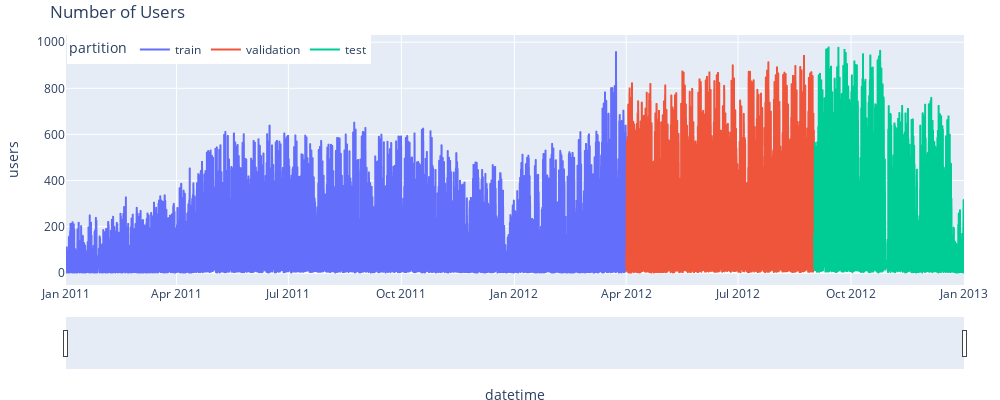

Notebook cell for this chart:
### Markdown cell above
##### split data to test-67%, validation-20%, and test-13%

### Code cell
# Interactive plot of time series
# ==============================================================================
data_boost.loc[:end_train, 'partition'] = 'train'
data_boost.loc[end_train:end_validation, 'partition'] = 'validation'
data_boost.loc[end_validation:, 'partition'] = 'test'

fig = px.line(
    data_frame = data_boost.reset_index(),
    x      = 'datetime',
    y      = 'users',
    color  = 'partition',
    title  = 'Number of Users',
    width  = 1000,
    height = 450
)
fig.update_layout(
    width  = 1000,
    height = 400,
    margin=dict(l=20, r=20, t=35, b=20),
    legend=dict(
        orientation="h",
        yanchor="top",
        y=1,
        xanchor="left",
        x=0.001
    )
)
fig.update_xaxes(rangeslider_visible=True)
fig.show()
data_tune=data_boost.drop(columns='partition')

### Figure 1 — Plotly figure (JSON) as saved in the notebook; plotly's stock layout.template omitted (floating-point values rounded to 4 significant figures; data arrays with more than 128 entries replaced by an {"elided": "..."} marker saying what was removed)
{"data": [{"hovertemplate": "partition=train<br>datetime=%{x}<br>users=%{y}<extra></extra>", "legendgroup": "train", "line": {"color": "#636efa", "dash": "solid"}, "marker": {"symbol": "circle"}, "mode": "lines", "name": "train", "showlegend": true, "type": "scattergl", "x": {"elided": "10944 str values"}, "xaxis": "x", "y": {"elided": "10944 int values"}, "yaxis": "y"}, {"hovertemplate": "partition=validation<br>datetime=%{x}<br>users=%{y}<extra></extra>", "legendgroup": "validation", "line": {"color": "#EF553B", "dash": "solid"}, "marker": {"symbol": "circle"}, "mode": "lines", "name": "validation", "showlegend": true, "type": "scattergl", "x": {"elided": "3672 str values"}, "xaxis": "x", "y": {"elided": "3672 int values"}, "yaxis": "y"}, {"hovertemplate": "partition=test<br>datetime=%{x}<br>users=%{y}<extra></extra>", "legendgroup": "test", "line": {"color": "#00cc96", "dash": "solid"}, "marker": {"symbol": "circle"}, "mode": "lines", "name": "test", "showlegend": true, "type": "scattergl", "x": {"elided": "2928 str values"}, "xaxis": "x", "y": {"elided": "2928 int values"}, "yaxis": "y"}], "layout": {"height": 400, "legend": {"orientation": "h", "title": {"text": "partition"}, "tracegroupgap": 0, "x": 0.001, "xanchor": "left", "y": 1, "yanchor": "top"}, "margin": {"b": 20, "l": 20, "r": 20, "t": 35}, "title": {"text": "Number of Users"}, "width": 1000, "xaxis": {"anchor": "y", "domain": [0, 1], "rangeslider": {"visible": true}, "title": {"text": "datetime"}}, "yaxis": {"anchor": "x", "domain": [0, 1], "title": {"text": "users"}}}}
